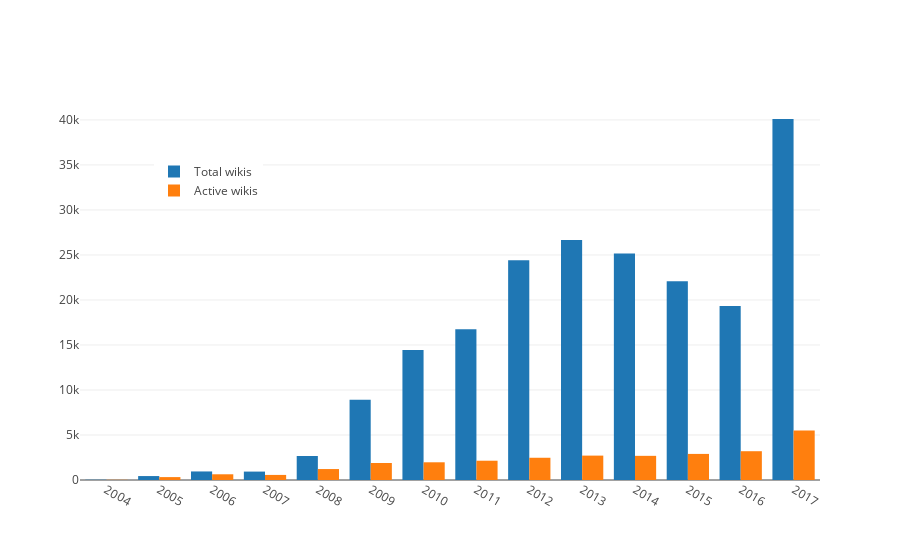

The notebook cell saved with this chart:
### Code cell
traceTotal = go.Bar(x=byYear.index.year, y=byYear.values, name="Total wikis")
traceActive = go.Bar(x=activeByYear.index.year, y=activeByYear.values, name="Active wikis")
layout = go.Layout(
    legend=dict(x=0.1, y=0.85),
    xaxis=dict(
        autotick=False,
        tickangle=30
    )
)
iplot(go.Figure(data=[traceTotal, traceActive], layout=layout), filename='byYear')

### Figure 1 — Plotly figure (JSON) as saved in the notebook; plotly's stock layout.template omitted (floating-point values rounded to 4 significant figures)
{"data": [{"name": "Total wikis", "type": "bar", "x": [2004, 2005, 2006, 2007, 2008, 2009, 2010, 2011, 2012, 2013, 2014, 2015, 2016, 2017], "y": [30, 438, 950, 934, 2669, 8927, 14432, 16746, 24404, 26663, 25167, 22074, 19324, 40105]}, {"name": "Active wikis", "type": "bar", "x": [2004, 2005, 2006, 2007, 2008, 2009, 2010, 2011, 2012, 2013, 2014, 2015, 2016, 2017], "y": [21, 322, 636, 564, 1217, 1887, 1968, 2142, 2471, 2710, 2684, 2898, 3198, 5511]}], "layout": {"legend": {"x": 0.1, "y": 0.85}, "xaxis": {"autotick": false, "tickangle": 30}}}
